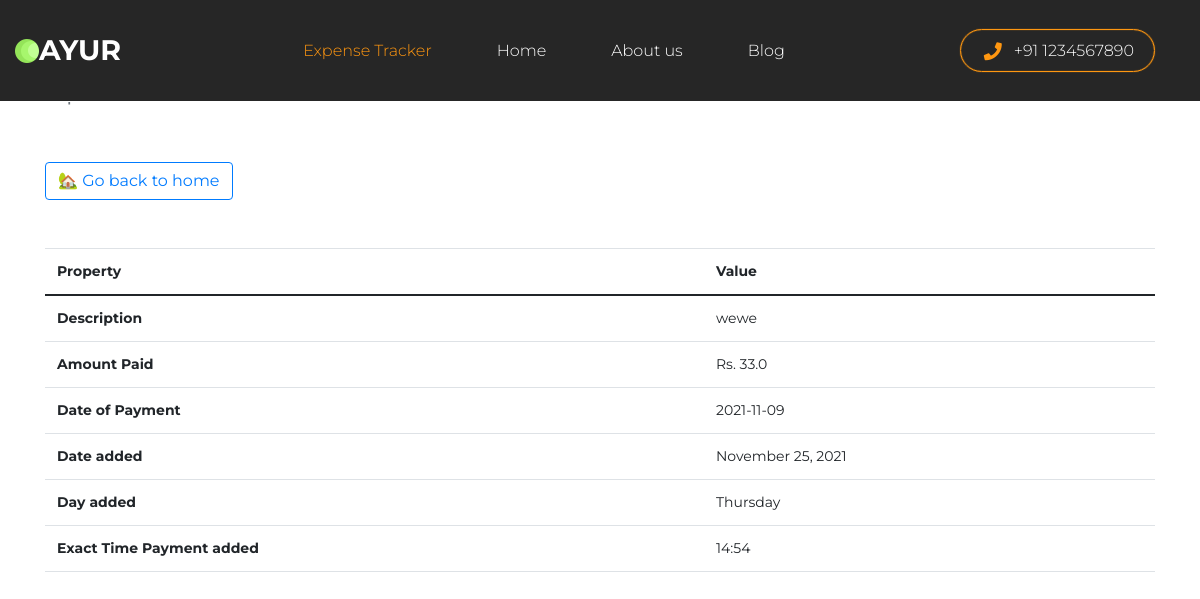
The app's page /expenses/expense/detail/1/, older data.
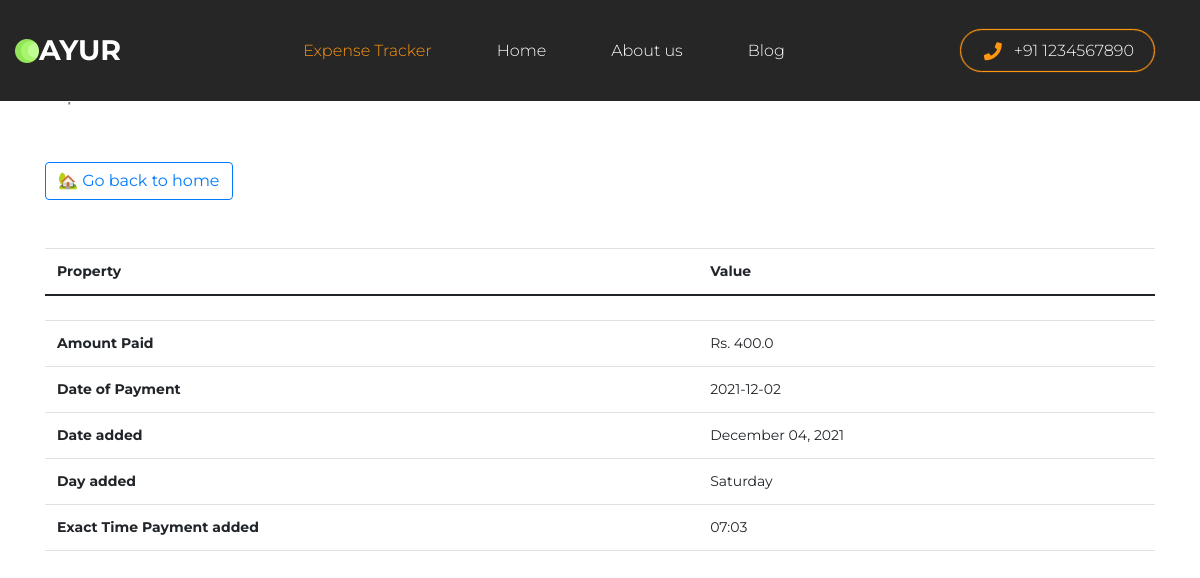
The same page, newer data.
### expenses/models.py (models this page shows, shortened)
class Expense(models.Model):
    userid=models.IntegerField(null=True)
    title = models.CharField(max_length=100)
    currency = models.CharField(max_length=100, null=True)
    description = models.CharField(max_length=200)
    amount = models.FloatField()
    payment_time = models.DateTimeField(null=True)
    dateOfPayment = models.CharField(max_length=100, default="None", null=True)
    month=models.IntegerField()
    year=models.IntegerField()
    class Meta:
        ordering = [
            '-payment_time'
        ]  # descending order --> most recent first, have to use order_by (for daily aggregation)

### expenses/views.py (the view)
# urls.py: path('expense/detail/<int:expense_id>/', views.detail, name='detail'),
def detail(request, expense_id):
    expense_object = get_object_or_404(Expense, id=expense_id)
    data = {'expense': expense_object}
    return render(request, 'expenses/detail.html', context=data)

### expenses/templates/expenses/detail.html (shortened to what this page needs)
{% extends "expenses/base.html" %}
{% load static %}
{% load humanize %}
{% block content %}
    <div class="container-sm mt-5">
        <h3>Expense ID: #{{ expense.id }}</h3>
        <h4 class="text-muted">Expense Title:
            {{ expense.title }}</h4>
        <a class="btn btn-outline-primary mt-5" href="{% url 'expenses:home' %}" role="button">🏡 Go back to home</a>
        <table class="table mt-5">
            <thead>
                <tr>
                    <th scope="col">Property</th>
                    <th scope="col">Value</th>
                </tr>
            </thead>
            <tbody>
                <tr>
                    <th scope="row">
                        {% if expense.description %}
                            Description
                        {% endif %}
                    </th>
                    <td>{{ expense.description }}</td>
                </tr>
                <tr>
                    <th scope="row">Amount Paid</th>
                    <td>Rs.
                        {{ expense.amount|intcomma }}</td>
                </tr>
                <tr>
                    <th scope="row">Date of Payment</th>
                    <td>{{ expense.dateOfPayment }}</td>
                </tr>
                <tr>
                    <th scope="row">Date added</th>
                    <td>{{ expense.payment_time|date:'F d, Y' }}</td>
                </tr>
                <tr>
                    <th scope="row">Day added</th>
                    <td>{{ expense.payment_time|date:'l' }}</td>
                </tr>
                <tr>
                    <th scope="row">Exact Time Payment added</th>
                    <td>{{ expense.payment_time|time:'H:i' }}</td>
                </tr>
            </tbody>
        </table>
    </div>
{% endblock %}

### expenses/templates/expenses/base.html (shortened to what this page needs)
{% load static %}
<!DOCTYPE html>
<html lang="en">
    <head>
        <link href="https://cdn.jsdelivr.net/npm/bootstrap@5.0.0-beta1/dist/css/bootstrap.min.css" rel="stylesheet">
        <link rel="stylesheet" type="text/css" href="{% static 'expenses/style.css' %}">
        <link rel="stylesheet" href="https://stackpath.bootstrapcdn.com/bootstrap/4.5.0/css/bootstrap.min.css"
>
        <link rel="stylesheet" href="https://pro.fontawesome.com/releases/v5.10.0/css/all.css">
        <link href="https://unpkg.com/aos@2.3.1/dist/aos.css" rel="stylesheet">
        <link rel="stylesheet" href="{% static 'css/contact.css' %}">
    </head>
    <body>
	<header class="header">
		<div class="container">
			<div class="row">
				<div class="col">
					<div class="header_content d-flex flex-row align-items-center justify-content-start trans_400">
						<a href="#">
							<div class="logo d-flex flex-row align-items-center justify-content-start"><img src="images/dot.png" alt=""><div>AYUR</div></div>
						</a>
						<nav class="main_nav">
							<ul class="d-flex flex-row align-items-center justify-content-start">
                                <li class="active"><a href="{% url 'expenses:home'%}">Expense Tracker</a></li>
								<li ><a href="{% url 'home'%}">Home</a></li>
								<li><a href="about.html">About us</a></li>
								<li><a href="blog.html">Blog</a></li>
							</ul>
						</nav>
						<div class="phone d-flex flex-row align-items-center justify-content-start ml-auto">
							<i class="fa fa-phone" aria-hidden="true"></i>
							<div>+91 1234567890</div>
						</div>
					</div>
				</div>
			</div>
		</div>
	</header>
        <div>
            {% block content %}{% endblock %}
        </div>
    </body>
</html>

### expenses/static/expenses/style.css (style rules this page uses)
body { font-family: 'Open Sans', sans-serif; font-weight: 300; }

### expenses/static/css/contact.css (style rules this page uses)
* { margin: 0; padding: 0; -webkit-font-smoothing: antialiased; -webkit-text-shadow: rgba(0,0,0,.01) 0 0 1px; text-shadow: rgba(0,0,0,.01) 0 0 1px; }
body { font-family: 'Montserrat', sans-serif; font-size: 14px; font-weight: 400; background: #FFFFFF; color: #a5a5a5; }
div { display: block; position: relative; -webkit-box-sizing: border-box; -moz-box-sizing: border-box; box-sizing: border-box; }
ul { list-style: none; margin-bottom: 0px; }
a { -webkit-transition: all 200ms ease; -moz-transition: all 200ms ease; -ms-transition: all 200ms ease; -o-transition: all 200ms ease; transition: all 200ms ease; }
a, a:hover, a:visited, a:active, a:link { text-decoration: none; -webkit-font-smoothing: antialiased; -webkit-text-shadow: rgba(0,0,0,.01) 0 0 1px; text-shadow: rgba(0,0,0,.01) 0 0 1px; }
h3 { font-size: 24px; }
h4 { font-size: 18px; }
h1, h2, h3, h4, h5, h6 { font-family: 'Montserrat', sans-serif; -webkit-font-smoothing: antialiased; -webkit-text-shadow: rgba(0,0,0,.01) 0 0 1px; text-shadow: rgba(0,0,0,.01) 0 0 1px; line-height: 1.2; }
.trans_400 { -webkit-transition: all 400ms ease; -moz-transition: all 400ms ease; -ms-transition: all 400ms ease; -o-transition: all 400ms ease; transition: all 400ms ease; }
.header { position: fixed; top: 0; left: 0; width: 100%; border-bottom: solid 1px #FFFFFF; background: #262626; z-index: 100; }
.header_content { width: 100%; height: 101px; }
.logo { left: -30px; }
.logo > div { font-size: 28.3px; line-height: 0.75; color: #FFFFFF; font-weight: 700; }
.main_nav { margin-left: 120px; }
.main_nav ul li:not(:last-of-type) { margin-right: 65px; }
.main_nav ul li a { font-size: 16px; font-weight: 300; color: #fff; }
.main_nav ul li.active a, .main_nav ul li a:hover { color: #ff9711; }
.phone { height: 43px; padding-left: 23px; padding-right: 20px; border-radius: 22px; border: solid 1px #ff9711; box-shadow: 0 0 1px 0 #ff9711 inset, 0 0 1px 0 #ff9711; }
.phone i { font-size: 18px; color: #ff9711; margin-right: 12px; }
.phone > div { font-size: 16px; font-weight: 300; color: #fff; }

Row changes from the older to the newer data that the page shows:
changed Expense: amount "33.0" → "400.0"; dateOfPayment "2021-11-09" → "2021-12-02"; payment_time "November 25, 2021" → "December 04, 2021"; payment_time "Thursday" → "Saturday"; payment_time "14:54" → "07:03"; description "wewe" → (not shown)
Text that changed along with them:
text no longer shown: "Description"
